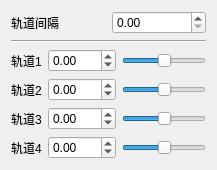
            <widget class="QWidget" name="_4K">
             <attribute name="title">
              <string>4K</string>
             </attribute>
             <layout class="QHBoxLayout" name="horizontalLayout_42">
              <item>
               <layout class="QVBoxLayout" name="verticalLayout_6">
                <item>
                 <layout class="QHBoxLayout" name="horizontalLayout_12">
                  <item>
                   <widget class="QLabel" name="dist_4K_label">
                    <property name="toolTip">
                     <string>&lt;html&gt;&lt;head/&gt;&lt;body&gt;&lt;p&gt;四个轨道两两间隔（推荐值：260）&lt;/p&gt;&lt;/body&gt;&lt;/html&gt;</string>
                    </property>
                    <property name="text">
                     <string>轨道间隔</string>
                    </property>
                   </widget>
                  </item>
                  <item>
                   <widget class="QDoubleSpinBox" name="dist_4K">
                    <property name="maximum">
                     <double>337.500000000000000</double>
                    </property>
                    <property name="singleStep">
                     <double>5.000000000000000</double>
                    </property>
                    <property name="stepType">
                     <enum>QAbstractSpinBox::DefaultStepType</enum>
                    </property>
                   </widget>
                  </item>
                 </layout>
                </item>
                <item>
                 <widget class="Line" name="line">
                  <property name="orientation">
                   <enum>Qt::Horizontal</enum>
                  </property>
                 </widget>
                </item>
                <item>
                 <layout class="QHBoxLayout" name="horizontalLayout_11">
                  <item>
                   <widget class="QLabel" name="_4K1_label">
                    <property name="text">
                     <string>轨道1</string>
                    </property>
                   </widget>
                  </item>
                  <item>
                   <widget class="QDoubleSpinBox" name="_4K1">
                    <property name="minimum">
                     <double>-675.000000000000000</double>
                    </property>
                    <property name="maximum">
                     <double>675.000000000000000</double>
                    </property>
                    <property name="singleStep">
                     <double>5.000000000000000</double>
                    </property>
                   </widget>
                  </item>
                  <item>
                   <widget class="QSlider" name="_4K1_sl">
                    <property name="minimum">
                     <number>-675</number>
                    </property>
                    <property name="maximum">
                     <number>675</number>
                    </property>
                    <property name="orientation">
                     <enum>Qt::Horizontal</enum>
                    </property>
                   </widget>
                  </item>
                 </layout>
                </item>
                <item>
                 <layout class="QHBoxLayout" name="horizontalLayout_13">
                  <item>
                   <widget class="QLabel" name="_4K2_label">
                    <property name="text">
                     <string>轨道2</string>
                    </property>
                   </widget>
                  </item>
                  <item>
                   <widget class="QDoubleSpinBox" name="_4K2">
                    <property name="minimum">
                     <double>-675.000000000000000</double>
                    </property>
                    <property name="maximum">
                     <double>675.000000000000000</double>
                    </property>
                    <property name="singleStep">
                     <double>5.000000000000000</double>
                    </property>
                   </widget>
                  </item>
                  <item>
                   <widget class="QSlider" name="_4K2_sl">
                    <property name="minimum">
                     <number>-675</number>
                    </property>
                    <property name="maximum">
                     <number>675</number>
                    </property>
                    <property name="singleStep">
                     <number>1</number>
                    </property>
                    <property name="orientation">
                     <enum>Qt::Horizontal</enum>
                    </property>
                   </widget>
                  </item>
                 </layout>
                </item>
                <item>
                 <layout class="QHBoxLayout" name="horizontalLayout_14">
                  <item>
                   <widget class="QLabel" name="_4K3_label">
                    <property name="text">
                     <string>轨道3</string>
                    </property>
                   </widget>
                  </item>
                  <item>
                   <widget class="QDoubleSpinBox" name="_4K3">
                    <property name="minimum">
                     <double>-675.000000000000000</double>
                    </property>
                    <property name="maximum">
                     <double>675.000000000000000</double>
                    </property>
                    <property name="singleStep">
                     <double>5.000000000000000</double>
                    </property>
                   </widget>
                  </item>
                  <item>
                   <widget class="QSlider" name="_4K3_sl">
                    <property name="minimum">
                     <number>-675</number>
                    </property>
                    <property name="maximum">
                     <number>675</number>
                    </property>
                    <property name="orientation">
                     <enum>Qt::Horizontal</enum>
                    </property>
                   </widget>
                  </item>
                 </layout>
                </item>
                <item>
                 <layout class="QHBoxLayout" name="horizontalLayout_15">
                  <item>
                   <widget class="QLabel" name="_4K4_label">
                    <property name="text">
                     <string>轨道4</string>
                    </property>
                   </widget>
                  </item>
                  <item>
                   <widget class="QDoubleSpinBox" name="_4K4">
                    <property name="minimum">
                     <double>-675.000000000000000</double>
                    </property>
                    <property name="maximum">
                     <double>675.000000000000000</double>
                    </property>
                    <property name="singleStep">
                     <double>5.000000000000000</double>
                    </property>
                   </widget>
                  </item>
                  <item>
                   <widget class="QSlider" name="_4K4_sl">
                    <property name="minimum">
                     <number>-675</number>
                    </property>
                    <property name="maximum">
                     <number>675</number>
                    </property>
                    <property name="orientation">
                     <enum>Qt::Horizontal</enum>
                    </property>
                   </widget>
                  </item>
                 </layout>
                </item>
               </layout>
              </item>
             </layout>
            </widget>
